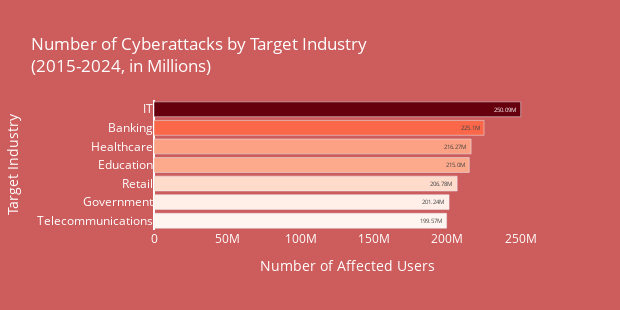

The notebook cell saved with this chart:
### Code cell
#BAR GRAPH OF NUMBER OF AFFECTED USERS BY INDUSTRY

fig_target_industry_users_total = px.bar(df_target_industry_users_total, x='Number of Affected Users', y='Target Industry', 
                                         title = 'Number of Cyberattacks by Target Industry<br>(2015-2024, in Millions)', 
                                         color='Number of Affected Users', color_continuous_scale = 'Reds', 
                                         text = (df_target_industry_users_total['Number of Affected Users (in Millions)'].apply(lambda x:f"{x}M")),
                                         width = 620, height=310)

fig_target_industry_users_total.update_layout(xaxis=dict(showgrid=False),yaxis=dict(showgrid=False),
                                              coloraxis_showscale=False, plot_bgcolor='IndianRed', paper_bgcolor='IndianRed', 
                                              font=dict(color='white'))
fig_target_industry_users_total.show()

fig_target_industry_users_total.write_image('fig_target_industry_users_total.png')

### Figure 1 — Plotly figure (JSON) as saved in the notebook; plotly's stock layout.template omitted (floating-point values rounded to 4 significant figures)
{"data": [{"hovertemplate": "Number of Affected Users=%{marker.color}<br>Target Industry=%{y}<br>text=%{text}<extra></extra>", "legendgroup": "", "marker": {"color": [199567110, 201239030, 206776386, 215004732, 216271916, 225098406, 250094829], "coloraxis": "coloraxis", "pattern": {"shape": ""}}, "name": "", "orientation": "h", "showlegend": false, "text": ["199.57M", "201.24M", "206.78M", "215.0M", "216.27M", "225.1M", "250.09M"], "textposition": "auto", "type": "bar", "x": [199567110, 201239030, 206776386, 215004732, 216271916, 225098406, 250094829], "xaxis": "x", "y": ["Telecommunications", "Government", "Retail", "Education", "Healthcare", "Banking", "IT"], "yaxis": "y"}], "layout": {"barmode": "relative", "coloraxis": {"colorbar": {"title": {"text": "Number of Affected Users"}}, "colorscale": [[0, "rgb(255,245,240)"], [0.125, "rgb(254,224,210)"], [0.25, "rgb(252,187,161)"], [0.375, "rgb(252,146,114)"], [0.5, "rgb(251,106,74)"], [0.625, "rgb(239,59,44)"], [0.75, "rgb(203,24,29)"], [0.875, "rgb(165,15,21)"], [1, "rgb(103,0,13)"]], "showscale": false}, "font": {"color": "white"}, "height": 310, "legend": {"tracegroupgap": 0}, "paper_bgcolor": "IndianRed", "plot_bgcolor": "IndianRed", "title": {"text": "Number of Cyberattacks by Target Industry<br>(2015-2024, in Millions)"}, "width": 620, "xaxis": {"anchor": "y", "autorange": true, "domain": [0, 1], "range": [0, 263300000.0], "showgrid": false, "title": {"text": "Number of Affected Users"}, "type": "linear"}, "yaxis": {"anchor": "x", "autorange": true, "domain": [0, 1], "range": [-0.5, 6.5], "showgrid": false, "title": {"text": "Target Industry"}, "type": "category"}}}
